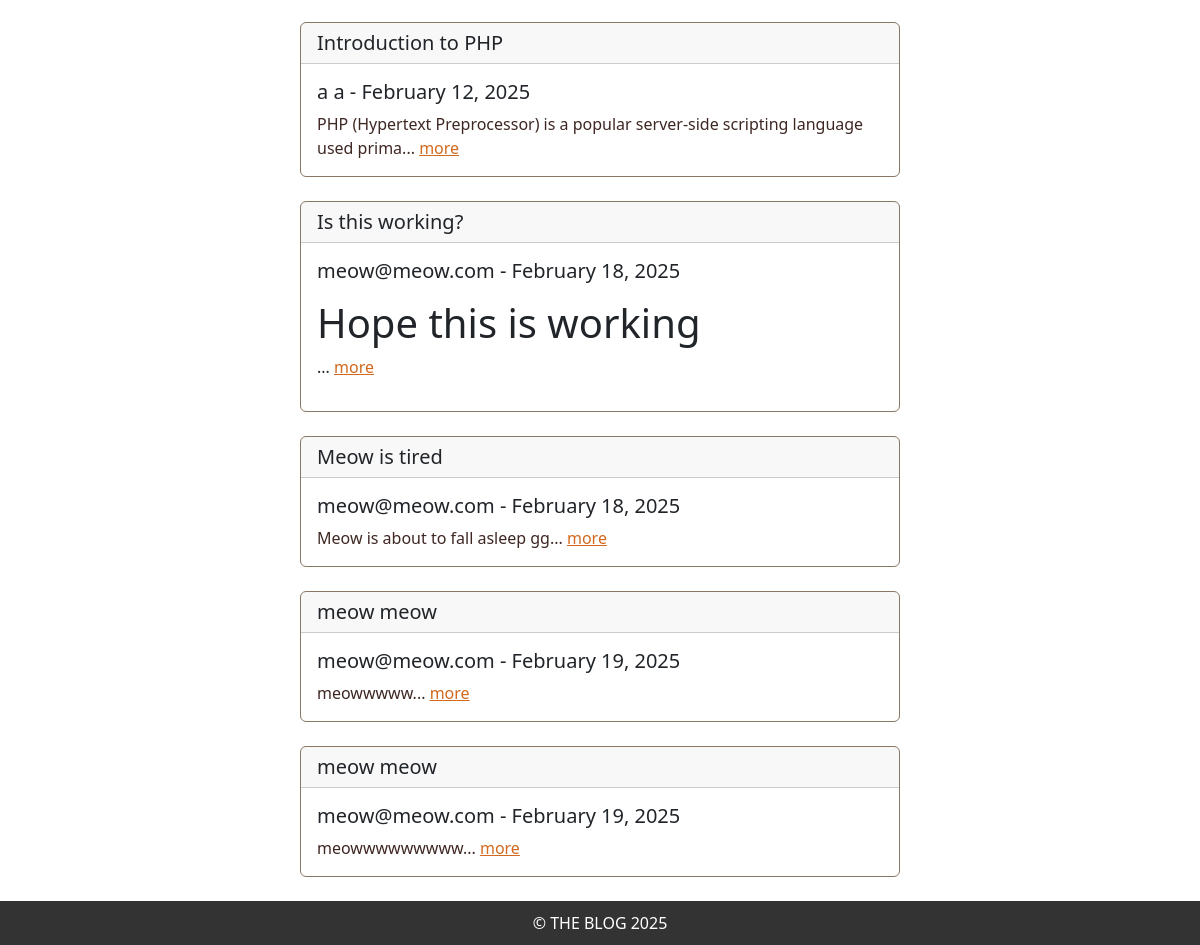
The app's page / (signed in, lower part), older data.
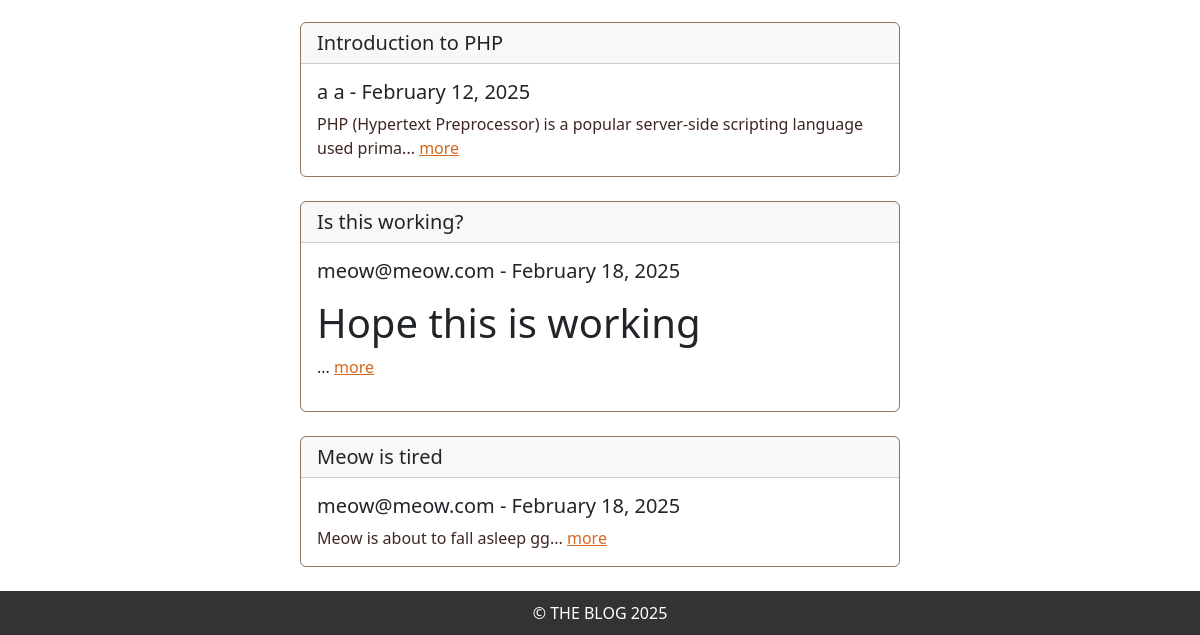
The same page, newer data.
### tables this page shows
CREATE TABLE Article
    (
        ArticleId Integer PRIMARY KEY,
        Title VARCHAR(255) NOT NULL,
        Body Text NOT NULL,
        CreateDate DATE NOT NULL,
        StartDate DATE NOT NULL,
        EndDate DATE NOT NULL,
        ContributorUsername VARCHAR(50) NOT NULL,
        FOREIGN KEY (ContributorUsername) REFERENCES Users(Username)
    );

### index.php (the view, shortened to what this page needs)
<?php
    include('templates/header.php');
    $db = getDatabase();
    $dbQuery = "SELECT Title, Body, StartDate, EndDate, ContributorUsername, ArticleId FROM Article";
    $result = $db->query($dbQuery);
    echo '<body id="back">';
    echo '<div>
    <h1 id="mainText">Articles</h1>
    ';
    while($data = $result->fetchArray()){
        $date = date_create($data[2]);
        $date = date_format($date, ("F d, Y"));
        $str = substr($data[1], 0, 100);
        echo "
            <div class='card' id='theCards'>
                <h5 class='card-header'>{$data[0]}</h5>
                <div class='card-body'>
                    <h5 class='card-title'>{$data[4]}  -  {$date}</h5>
                    <p class='card-text' id='cardText'>{$str}... <a href='/article.php?id={$data[5]}' id='cardButton'>more</a></p>
                </div>
            </div>
        ";
    }
    echo '
    </div>
    </body>';
    include('templates/footer.php');
?>

Row changes from the older to the newer data that the page shows:
removed article: Title "meow meow", ContributorUsername "meow@meow.com", StartDate "February 19, 2025", Body "meowwwww"
removed article: Title "meow meow", ContributorUsername "meow@meow.com", StartDate "February 19, 2025", Body "meowwwwwwwww"
